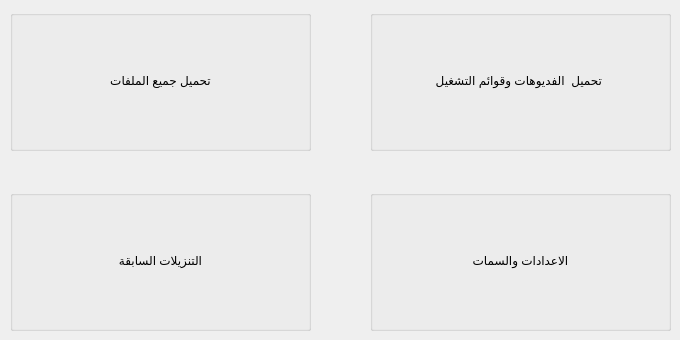
    <widget class="QWidget" name="tab">
     <attribute name="title">
      <string/>
     </attribute>
     <widget class="QGroupBox" name="groupBox_2">
      <property name="geometry">
       <rect>
        <x>10</x>
        <y>10</y>
        <width>301</width>
        <height>141</height>
       </rect>
      </property>
      <property name="title">
       <string/>
      </property>
      <widget class="QPushButton" name="pushButton_18">
       <property name="geometry">
        <rect>
         <x>0</x>
         <y>0</y>
         <width>301</width>
         <height>141</height>
        </rect>
       </property>
       <property name="text">
        <string>تحميل جميع الملفات</string>
       </property>
       <property name="icon">
        <iconset resource="icon.qrc">
         <normaloff>:/newPrefix/icons/Download.png</normaloff>:/newPrefix/icons/Download.png</iconset>
       </property>
       <property name="iconSize">
        <size>
         <width>86</width>
         <height>127</height>
        </size>
       </property>
       <property name="flat">
        <bool>true</bool>
       </property>
      </widget>
     </widget>
     <widget class="QGroupBox" name="groupBox_5">
      <property name="geometry">
       <rect>
        <x>10</x>
        <y>190</y>
        <width>301</width>
        <height>141</height>
       </rect>
      </property>
      <property name="title">
       <string/>
      </property>
      <widget class="QPushButton" name="pushButton_20">
       <property name="geometry">
        <rect>
         <x>0</x>
         <y>0</y>
         <width>301</width>
         <height>141</height>
        </rect>
       </property>
       <property name="text">
        <string>التنزيلات السابقة</string>
       </property>
       <property name="icon">
        <iconset resource="icon.qrc">
         <normaloff>:/newPrefix/icons/img_373619.png</normaloff>:/newPrefix/icons/img_373619.png</iconset>
       </property>
       <property name="iconSize">
        <size>
         <width>43</width>
         <height>111</height>
        </size>
       </property>
       <property name="flat">
        <bool>true</bool>
       </property>
      </widget>
     </widget>
     <widget class="QGroupBox" name="groupBox_7">
      <property name="geometry">
       <rect>
        <x>370</x>
        <y>190</y>
        <width>301</width>
        <height>141</height>
       </rect>
      </property>
      <property name="title">
       <string/>
      </property>
      <widget class="QPushButton" name="pushButton_21">
       <property name="geometry">
        <rect>
         <x>0</x>
         <y>0</y>
         <width>301</width>
         <height>141</height>
        </rect>
       </property>
       <property name="text">
        <string>الاعدادات والسمات</string>
       </property>
       <property name="icon">
        <iconset resource="icon.qrc">
         <normaloff>:/newPrefix/icons/settings.png</normaloff>:/newPrefix/icons/settings.png</iconset>
       </property>
       <property name="iconSize">
        <size>
         <width>111</width>
         <height>132</height>
        </size>
       </property>
       <property name="flat">
        <bool>true</bool>
       </property>
      </widget>
     </widget>
     <widget class="QGroupBox" name="groupBox_6">
      <property name="geometry">
       <rect>
        <x>370</x>
        <y>10</y>
        <width>301</width>
        <height>141</height>
       </rect>
      </property>
      <property name="title">
       <string/>
      </property>
      <widget class="QPushButton" name="pushButton_19">
       <property name="geometry">
        <rect>
         <x>0</x>
         <y>0</y>
         <width>301</width>
         <height>141</height>
        </rect>
       </property>
       <property name="text">
        <string>تحميل  الفديوهات وقوائم التشغيل </string>
       </property>
       <property name="icon">
        <iconset resource="icon.qrc">
         <normaloff>:/newPrefix/icons/youtube.png</normaloff>:/newPrefix/icons/youtube.png</iconset>
       </property>
       <property name="iconSize">
        <size>
         <width>81</width>
         <height>83</height>
        </size>
       </property>
       <property name="autoRepeatDelay">
        <number>293</number>
       </property>
       <property name="flat">
        <bool>true</bool>
       </property>
      </widget>
     </widget>
    </widget>
